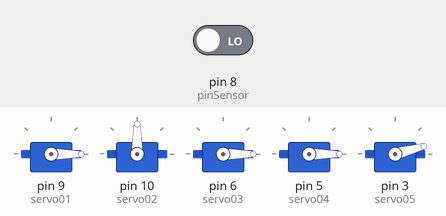
Simulated run of this sketch. Board: Arduino Uno, built with avr-gcc and run on an emulated ATmega328P. Shown: 5 × servo. Inputs (shaded band) come from the test bench; at power-on: pin 8 (pinSensor) LOW.

Above: at 1.2 s.
1.3 s: pin 8 (pinSensor) driven HIGH
At 4.1 s:
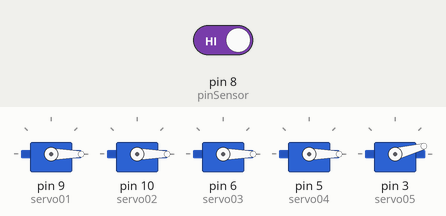
At 5.6 s:
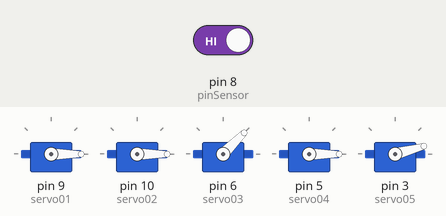
Timing chart, 0 to 22.8 s (numbered marks = the images above; inputs shaded):
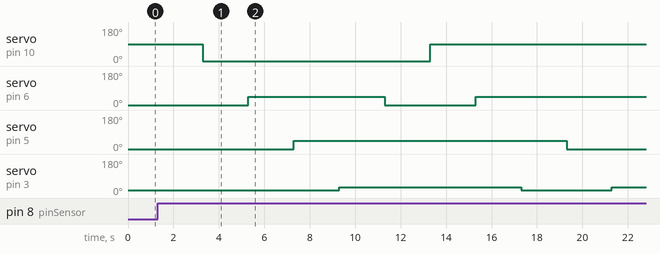

The sketch:

bra_o_rob_tico_1.ino
```cpp
#include <Servo.h>

#define POSRESET 0
#define POS01 90
#define POS02 45
#define ABERTA 15
#define SEGURA 30

#define pinSensor 8
#define pinServo01 9
#define pinServo02 10
#define pinServo03 6
#define pinServo04 5
#define pinServo05 3

Servo servo01;
Servo servo02;
Servo servo03;
Servo servo04;
Servo servo05;

void setup (){

  pinMode(pinSensor,INPUT);
  servo01.attach(9);
  servo02.attach(10);
  servo03.attach(6);
  servo04.attach(5);
  servo05.attach(3);
}

void loop (){

    servo02.write(POS01);
    servo03.write(POSRESET);
    servo04.write(POSRESET);
    servo05.write(ABERTA);
    servo01.write(POSRESET);

  if (digitalRead(8)==HIGH){
    delay (2000);
    servo02.write(POSRESET);
    delay (2000);
    servo03.write(POS02);
    delay (2000);
    servo04.write(POS02);
    delay (2000);
    servo05.write(SEGURA);
    delay (2000);
    servo03.write(POSRESET);
    delay (2000);
    servo02.write(POS01);
    delay (2000);
    servo03.write(POS02);
    delay (2000);
    servo05.write(ABERTA);
    delay (2000);
    servo04.write(POSRESET);
    delay (2000);
    servo05.write(SEGURA);
    delay (2000);
    servo04.write(POS02);
    delay (2000);
    servo02.write(POSRESET);
    delay (2000);
    servo05.write(ABERTA);
    delay (2000);
    servo04.write(POSRESET);
    delay (2000);
    servo02.write(POS01);
    delay (2000);
    servo04.write(POS02);
    delay (2000);
    servo05.write(SEGURA);
    delay (2000);
    servo04.write(POSRESET);
    delay (2000);
    servo05.write(ABERTA);
    delay (2000);
    servo01.write(POSRESET);
  }

  else{
    servo02.write(POS01);
    servo03.write(POSRESET);
    servo04.write(POSRESET);
    servo05.write(ABERTA);
    servo01.write(POSRESET);
  }
}
```

Measured:
- after the input at 1.3 s, servo on pin 10 (servo02): 90° → 0° after 2.0 s, → 90° 10.0 s later; servo on pin 6 (servo03): 0° → 45° after 4.0 s, → 0° 6.0 s later, → 45° 4.0 s later; servo on pin 5 (servo04): 0° → 45° after 6.0 s, → 0° 12.0 s later; servo on pin 3 (servo05): 15° → 30° after 8.0 s, → 15° 8.0 s later, → 30° 4.0 s later
